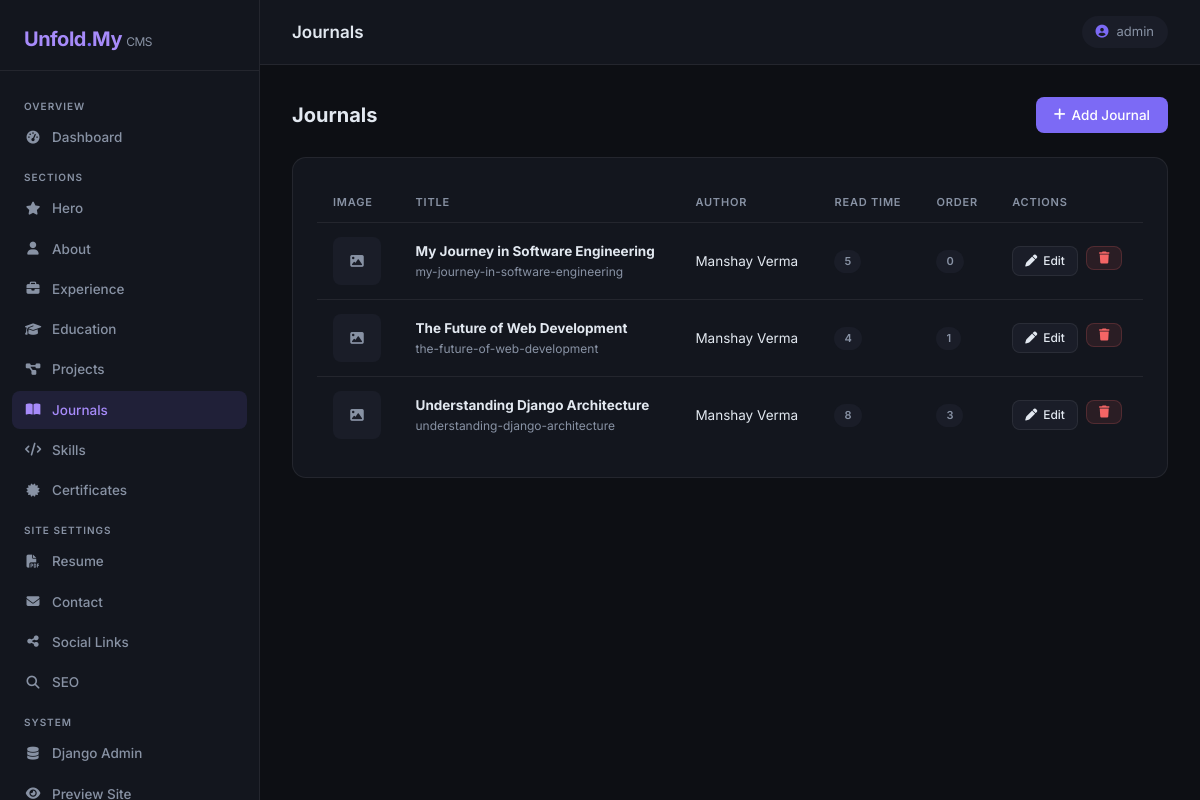
/admin-panel/journal/ (signed in), run on an earlier commit of the app's database.
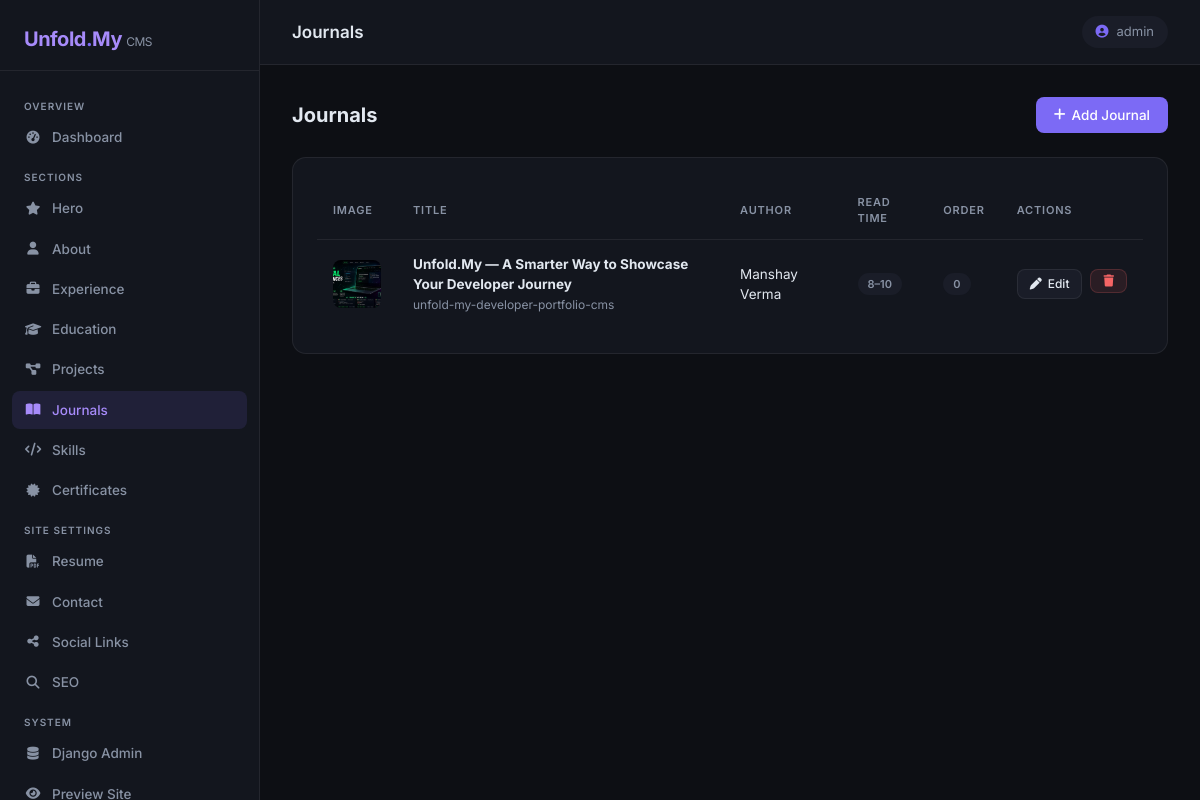
And on a later commit of the database.
### profile_1/models.py (models this page shows, shortened)
class Journal(models.Model):
    title = models.CharField(max_length=300)
    slug = models.SlugField(max_length=300, unique=True, blank=True)
    author = models.CharField(max_length=100, default='Admin')
    read_time = models.CharField(max_length=50, help_text='e.g., 5 mins read')
    publish_date = models.DateField(default=timezone.now, blank=True, null=True, help_text='Publication Date')
    image = models.ImageField(upload_to='journal/', blank=True, null=True)
    excerpt = models.TextField(help_text='Short description for the popup preview')
    content = models.TextField(help_text='Full article content (HTML is supported)')
    external_urls = models.JSONField(default=list, blank=True, help_text='List of external links e.g. [{"title": "Medium", "url": "https://..."}]')
    display_order = models.PositiveIntegerField(default=0)
    created_at = models.DateTimeField(auto_now_add=True)
    class Meta:
        verbose_name = "Journal"
        verbose_name_plural = "Journals"
        ordering = ['display_order', '-created_at']

### profile_1/admin_panel/views.py (the view)
# urls.py: path("journal/", views.journal_list, name="journals"),
@staff_required
def journal_list(request):
    items = Journal.objects.all()
    return render(request, "admin-panel/journals.html", {"items": items})

### profile_1/admin_panel/views.py (called while the page is built)
def staff_required(view_func):
    @wraps(view_func)
    def wrapper(request, *args, **kwargs):
        if not (request.user.is_authenticated and request.user.is_staff):
            return redirect("admin_panel:login")
        return view_func(request, *args, **kwargs)
    return wrapper

### profile_1/templates/admin-panel/journals.html (shortened to what this page needs)
{% extends "admin-panel/base.html" %}
{% block page_title_header %}Journals{% endblock %}
{% block nav_journals %}active{% endblock %}
{% block content %}
<div class="page-header">
  <h2>Journals</h2>
  <a href="{% url 'admin_panel:journal-add' %}" class="btn-panel btn-primary-panel"><i class="fa-solid fa-plus"></i> Add Journal</a>
</div>
<div class="panel-card">
  {% if items %}
  <table class="panel-table">
    <thead>
      <tr><th>Image</th><th>Title</th><th>Author</th><th>Read Time</th><th>Order</th><th>Actions</th></tr>
    </thead>
    <tbody>
      {% for item in items %}
      <tr>
        <td>
          {% if item.image %}
            <img src="{{ item.image.url }}" class="thumbnail-sm" alt="">
          {% else %}
            <div style="width:48px;height:48px;border-radius:8px;background:var(--surface2);display:flex;align-items:center;justify-content:center;">
              <i class="fa-solid fa-image" style="color:var(--muted)"></i>
            </div>
          {% endif %}
        </td>
        <td><strong>{{ item.title }}</strong><br><span style="color:var(--muted);font-size:12px;">{{ item.slug }}</span></td>
        <td>{{ item.author }}</td>
        <td><span class="badge-panel badge-muted">{{ item.read_time }}</span></td>
        <td><span class="badge-panel badge-muted">{{ item.display_order }}</span></td>
        <td>
          <div style="display:flex;gap:8px;">
            <a href="{% url 'admin_panel:journal-edit' item.pk %}" class="btn-panel btn-secondary-panel btn-sm-panel"><i class="fa-solid fa-pen"></i> Edit</a>
            <form method="post" action="{% url 'admin_panel:journal-delete' item.pk %}" style="display:inline;" onsubmit="return confirm('Delete journal?')">
              {% csrf_token %}<button type="submit" class="btn-panel btn-danger-panel btn-sm-panel"><i class="fa-solid fa-trash"></i></button>
            </form>
          </div>
        </td>
      </tr>
      {% endfor %}
    </tbody>
  </table>
  {% else %}
  <div class="empty-state"><i class="fa-solid fa-book-open"></i>No journals yet.</div>
  {% endif %}
</div>
{% endblock %}

### profile_1/templates/admin-panel/base.html (shortened to what this page needs)
{% load static %}
<!DOCTYPE html>
<html lang="en">
<head>
  <link rel="stylesheet" href="https://cdn.jsdelivr.net/npm/bootstrap@5.3.2/dist/css/bootstrap.min.css">
  <link rel="stylesheet" href="https://cdnjs.cloudflare.com/ajax/libs/font-awesome/6.5.1/css/all.min.css">
</head>
<body>
  <aside class="sidebar">
    <div class="sidebar-brand">Unfold<span>.</span>My <span style="font-size:12px;font-weight:400;color:var(--muted)">CMS</span></div>
    <nav class="sidebar-nav">
      <div class="nav-section-label">Overview</div>
      <a href="{% url 'admin_panel:dashboard' %}" class="sidebar-link {% block nav_dashboard %}{% endblock %}">
        <i class="fa-solid fa-gauge-high"></i> Dashboard
      </a>
      <div class="nav-section-label">Sections</div>
      <a href="{% url 'admin_panel:hero' %}" class="sidebar-link {% block nav_hero %}{% endblock %}">
        <i class="fa-solid fa-star"></i> Hero
      </a>
      <a href="{% url 'admin_panel:about' %}" class="sidebar-link {% block nav_about %}{% endblock %}">
        <i class="fa-solid fa-user"></i> About
      </a>
      <a href="{% url 'admin_panel:experience' %}" class="sidebar-link {% block nav_experience %}{% endblock %}">
        <i class="fa-solid fa-briefcase"></i> Experience
      </a>
      <a href="{% url 'admin_panel:education' %}" class="sidebar-link {% block nav_education %}{% endblock %}">
        <i class="fa-solid fa-graduation-cap"></i> Education
      </a>
      <a href="{% url 'admin_panel:projects' %}" class="sidebar-link {% block nav_projects %}{% endblock %}">
        <i class="fa-solid fa-diagram-project"></i> Projects
      </a>
      <a href="{% url 'admin_panel:journals' %}" class="sidebar-link {% block nav_journals %}{% endblock %}">
        <i class="fa-solid fa-book-open"></i> Journals
      </a>
      <a href="{% url 'admin_panel:skills' %}" class="sidebar-link {% block nav_skills %}{% endblock %}">
        <i class="fa-solid fa-code"></i> Skills
      </a>
      <a href="{% url 'admin_panel:certifications' %}" class="sidebar-link {% block nav_certifications %}{% endblock %}">
        <i class="fa-solid fa-certificate"></i> Certificates
      </a>
      <div class="nav-section-label">Site Settings</div>
      <a href="{% url 'admin_panel:resume' %}" class="sidebar-link {% block nav_resume %}{% endblock %}">
        <i class="fa-solid fa-file-pdf"></i> Resume
      </a>
      <a href="{% url 'admin_panel:contact' %}" class="sidebar-link {% block nav_contact %}{% endblock %}">
        <i class="fa-solid fa-envelope"></i> Contact
      </a>
      <a href="{% url 'admin_panel:social' %}" class="sidebar-link {% block nav_social %}{% endblock %}">
        <i class="fa-solid fa-share-nodes"></i> Social Links
      </a>
      <a href="{% url 'admin_panel:seo' %}" class="sidebar-link {% block nav_seo %}{% endblock %}">
        <i class="fa-solid fa-magnifying-glass"></i> SEO
      </a>
      <div class="nav-section-label">System</div>
      <a href="/admin/" target="_blank" class="sidebar-link">
        <i class="fa-solid fa-database"></i> Django Admin
      </a>
      <a href="/" target="_blank" class="sidebar-link">
        <i class="fa-solid fa-eye"></i> Preview Site
      </a>
    </nav>
  </aside>
  <div class="main-content">
    <div class="topbar">
      <h1>{% block page_title_header %}Dashboard{% endblock %}</h1>
      <div class="user-chip"><i class="fa-solid fa-circle-user"></i> {{ request.user.username }}</div>
    </div>
    <div class="page-body">
      {% block content %}{% endblock %}
    </div>
  </div>
</body>
</html>

### profile_1/templates/admin-panel/base.html (style rules this page uses)
:root { --sidebar-w: 260px; --bg: #0d0f14; --surface: #13161e; --surface2: #1a1d28; --border: rgba(255,255,255,0.07); --accent: #7c6af5; --accent2: #a78bfa; --text: #e2e8f0; --muted: #8892a4; --danger: #f56565; --success: #48bb78; }
*, *::before, *::after { box-sizing: border-box; }
body { margin: 0; font-family: 'Inter', sans-serif; background: var(--bg); color: var(--text); min-height: 100vh; }
.sidebar { position: fixed; top: 0; left: 0; width: var(--sidebar-w); height: 100vh; background: var(--surface); border-right: 1px solid var(--border); display: flex; flex-direction: column; z-index: 100; overflow-y: auto; }
.sidebar-brand { padding: 24px 24px 16px; font-size: 20px; font-weight: 700; letter-spacing: -0.5px; color: var(--accent2); border-bottom: 1px solid var(--border); }
.sidebar-brand span { color: var(--accent); }
.sidebar-nav { flex: 1; padding: 16px 12px; }
.nav-section-label { font-size: 10px; text-transform: uppercase; letter-spacing: 1px; color: var(--muted); padding: 12px 12px 4px; font-weight: 600; }
.sidebar-link { display: flex; align-items: center; gap: 10px; padding: 9px 12px; border-radius: 8px; font-size: 13.5px; font-weight: 500; color: var(--muted); text-decoration: none; margin-bottom: 2px; transition: all .15s ease; }
.sidebar-link:hover, .sidebar-link.active { background: rgba(124,106,245,.12); color: var(--accent2); }
.sidebar-link i { width: 18px; text-align: center; font-size: 13px; }
.main-content { margin-left: var(--sidebar-w); min-height: 100vh; display: flex; flex-direction: column; }
.topbar { position: sticky; top: 0; z-index: 50; background: var(--surface); border-bottom: 1px solid var(--border); padding: 16px 32px; display: flex; align-items: center; justify-content: space-between; }
.topbar h1 { font-size: 17px; font-weight: 600; margin: 0; }
.topbar .user-chip { background: var(--surface2); border-radius: 40px; padding: 6px 14px; font-size: 13px; color: var(--muted); display: flex; align-items: center; gap: 8px; }
.topbar .user-chip i { color: var(--accent); }
.page-body { flex: 1; padding: 32px; }
.panel-card { background: var(--surface); border: 1px solid var(--border); border-radius: 14px; padding: 24px; }
.btn-panel { display: inline-flex; align-items: center; gap: 6px; padding: 8px 18px; border-radius: 8px; font-size: 13.5px; font-weight: 500; border: none; cursor: pointer; text-decoration: none; transition: all .15s; }
.btn-primary-panel { background: var(--accent); color: #fff; }
.btn-secondary-panel { background: var(--surface2); color: var(--text); border: 1px solid var(--border); }
.btn-danger-panel { background: rgba(245,101,101,.1); color: var(--danger); border: 1px solid rgba(245,101,101,.2); }
.btn-sm-panel { padding: 5px 12px; font-size: 12px; }
.panel-table { width: 100%; border-collapse: collapse; }
.panel-table th { padding: 12px 16px; text-align: left; font-size: 11px; text-transform: uppercase; letter-spacing: 0.8px; color: var(--muted); border-bottom: 1px solid var(--border); font-weight: 600; }
.panel-table td { padding: 14px 16px; border-bottom: 1px solid var(--border); font-size: 13.5px; color: var(--text); vertical-align: middle; }
.panel-table tr:last-child td { border-bottom: none; }
.badge-panel { display: inline-block; padding: 3px 10px; border-radius: 20px; font-size: 11px; font-weight: 600; }
.badge-muted { background: var(--surface2); color: var(--muted); }
.page-header { display: flex; align-items: center; justify-content: space-between; margin-bottom: 24px; }
.page-header h2 { font-size: 20px; font-weight: 700; margin: 0; }
.thumbnail-sm { width: 48px; height: 48px; object-fit: cover; border-radius: 8px; }

What changed in the data, as far as the page shows it:
removed Journal: title "My Journey in Software Engineering", slug "my-journey-in-software-engineering", author "Manshay Verma", read_time "5", display_order "0"
removed Journal: title "The Future of Web Development", slug "the-future-of-web-development", author "Manshay Verma", read_time "4", display_order "1"
removed Journal: title "Understanding Django Architecture", slug "understanding-django-architecture", author "Manshay Verma", read_time "8", display_order "3"
added Journal: image (picture), title "Unfold.My — A Smarter Way to Showcase Your Developer Journey", slug "unfold-my-developer-portfolio-cms", author "Manshay Verma", read_time "8–10", display_order "0"
